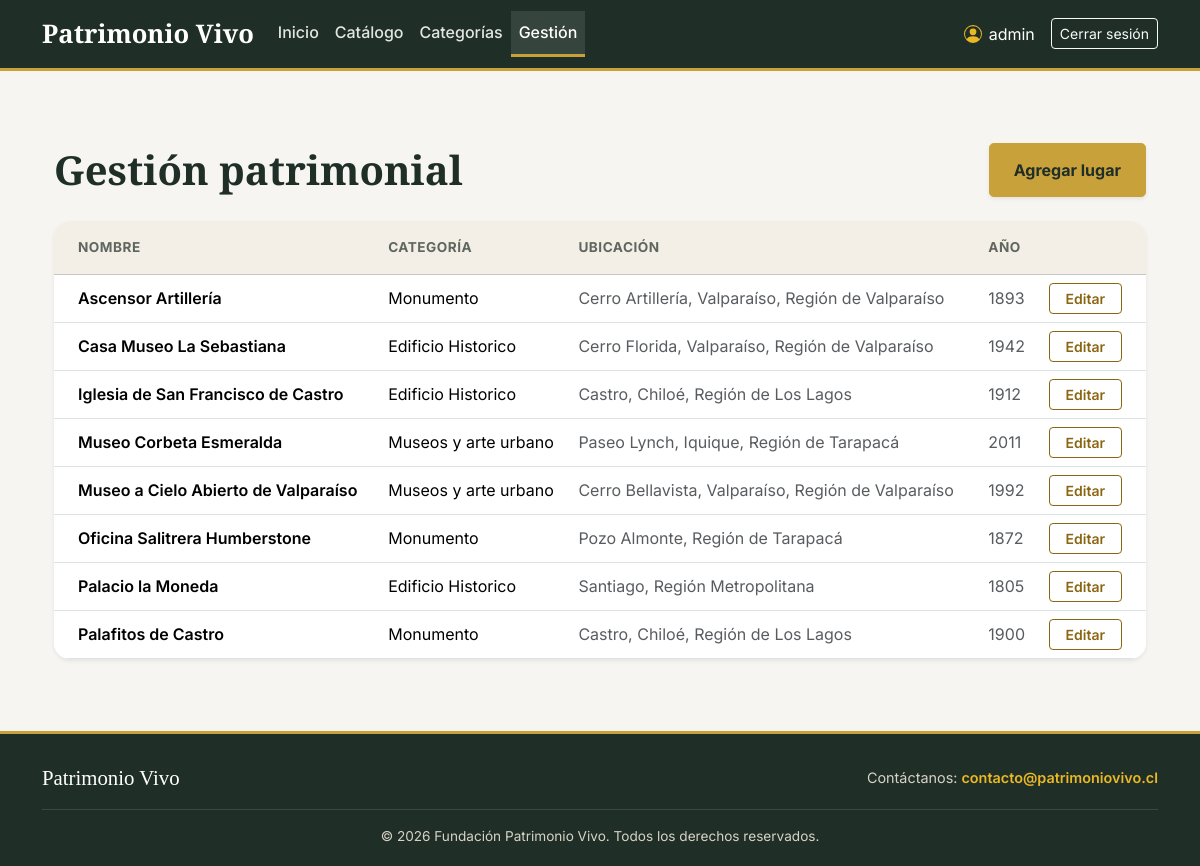
Page /gestion/ (signed in) on the earlier database version.
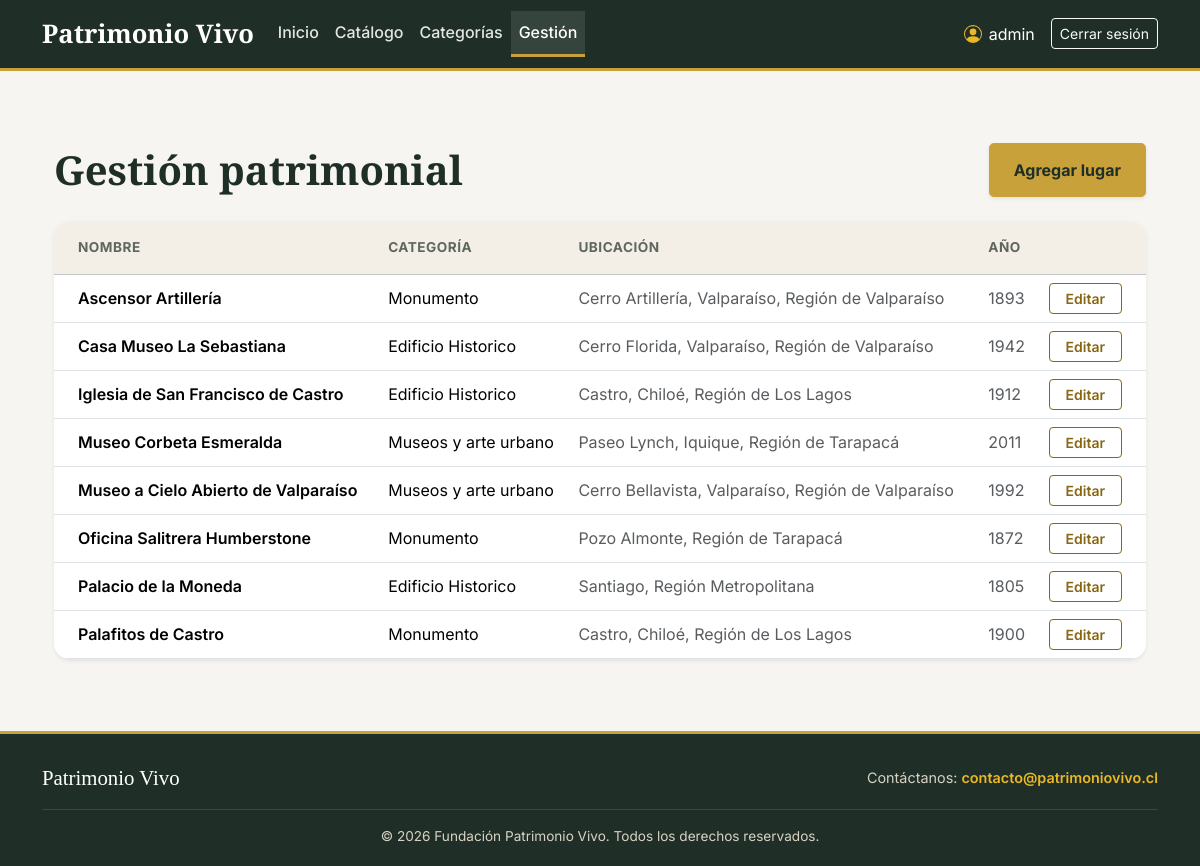
Same page on the later database version.
### core/models.py (models this page shows, shortened)
class LugarPatrimonial(models.Model):
    id = models.BigAutoField(primary_key=True)
    nombre = models.CharField(max_length=150)
    descripcion = models.TextField()
    ubicacion = models.CharField(max_length=200)
    anio_construccion = models.PositiveIntegerField()
    imagen = models.URLField(blank=True)
    categoria = models.ForeignKey(
        Categoria, on_delete=models.PROTECT, related_name='lugares'
    )

class Categoria(models.Model):
    id = models.BigAutoField(primary_key=True)
    nombre = models.CharField(max_length=100)
    descripcion = models.TextField(blank=True)

### core/views.py (the view)
# urls.py: path('gestion/', views.gestion, name='gestion'),
@login_required
def gestion(request):
    lugares = LugarPatrimonial.objects.select_related('categoria').order_by('nombre')
    return render(request, 'core/gestion.html', {'lugares': lugares})

### core/templates/core/gestion.html (shortened to what this page needs)
{% extends 'core/base.html' %}
{% block content %}
<div class="container my-5">
    <div class="d-flex justify-content-between align-items-center mb-4 flex-wrap gap-3">
        <h1 class="mb-0 fw-bold">Gestión patrimonial</h1>
        {% if perms.core.add_lugarpatrimonial %}
            <a href="{% url 'lugar_crear' %}" class="btn btn-orange px-4 shadow-sm">Agregar lugar</a>
        {% endif %}
    </div>
    <div class="card border-0 shadow-sm rounded-4 overflow-hidden">
        <div class="table-responsive m-0">
            <table class="table table-hover align-middle mb-0">
                <thead class="table-light text-uppercase text-secondary">
                    <tr>
                        <th class="py-3 ps-4">Nombre</th>
                        <th class="py-3">Categoría</th>
                        <th class="py-3">Ubicación</th>
                        <th class="py-3">Año</th>
                        <th class="py-3 text-end pe-4"></th>
                    </tr>
                </thead>
                <tbody>
                    {% for lugar in lugares %}
                        <tr>
                            <td class="ps-4 fw-semibold ">{{ lugar.nombre }}</td>
                            <td>{{ lugar.categoria.nombre }}</td>
                            <td class="text-muted">{{ lugar.ubicacion }}</td>
                            <td class="text-muted">{{ lugar.anio_construccion }}</td>
                            <td class="text-end pe-4">
                                {% if perms.core.change_lugarpatrimonial %}
                                    <a href="{% url 'lugar_editar' lugar.pk %}" class="btn btn-outline-orange btn-sm px-3">Editar</a>
                                {% endif %}
                            </td>
                        </tr>
                    {% empty %}
                        <tr><td colspan="5" class="text-center py-4 text-muted">Aún no hay lugares registrados.</td></tr>
                    {% endfor %}
                </tbody>
            </table>
        </div>
    </div>
</div>
{% endblock %}

Differences in the rows shown:
changed LugarPatrimonial "Santiago, Región Metropolitana": nombre "Palacio la Moneda" → "Palacio de la Moneda"
